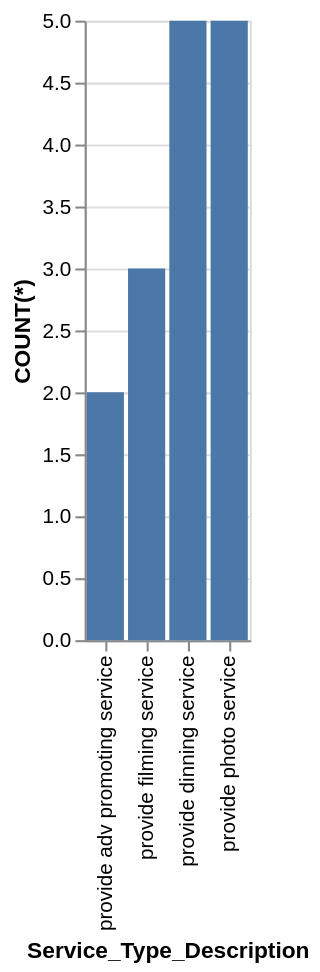

The Vega-Lite source for this figure:
### Vega-Lite specification from a JSON file in a GitHub repository (floating-point values rounded to 4 significant figures)
{"data": {"values": [{"x_data": "provide adv promoting service", "y_data": 2}, {"x_data": "provide filming service", "y_data": 3}, {"x_data": "provide dinning service", "y_data": 5}, {"x_data": "provide photo service", "y_data": 5}]}, "mark": "bar", "encoding": {"x": {"field": "x_data", "type": "nominal", "title": "Service_Type_Description", "sort": {"op": "sum", "field": "y_data", "order": "ascending"}}, "y": {"field": "y_data", "type": "quantitative", "title": "COUNT(*)"}}}
